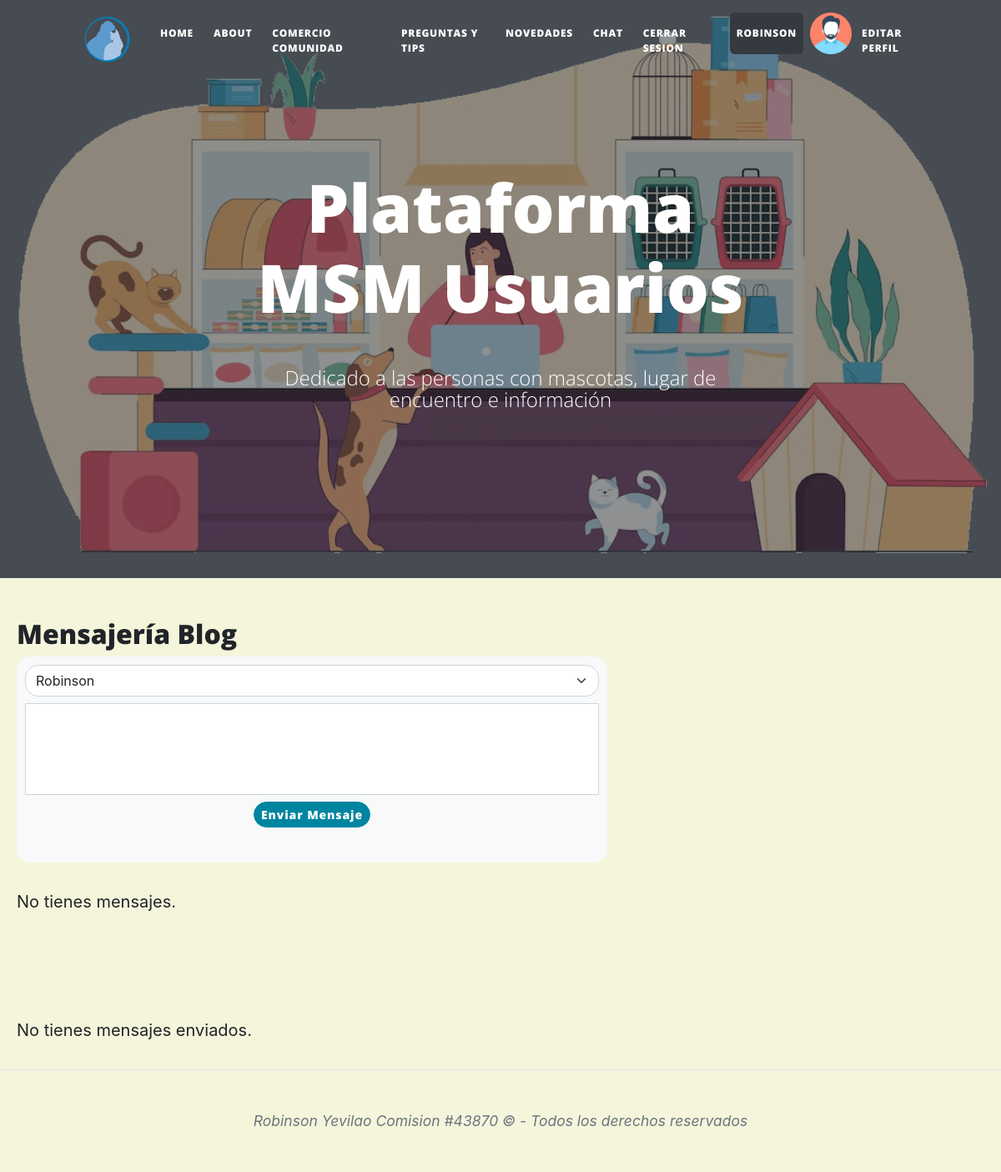
The page /AppMensajes/chat/ (signed in) on the database as committed earlier.
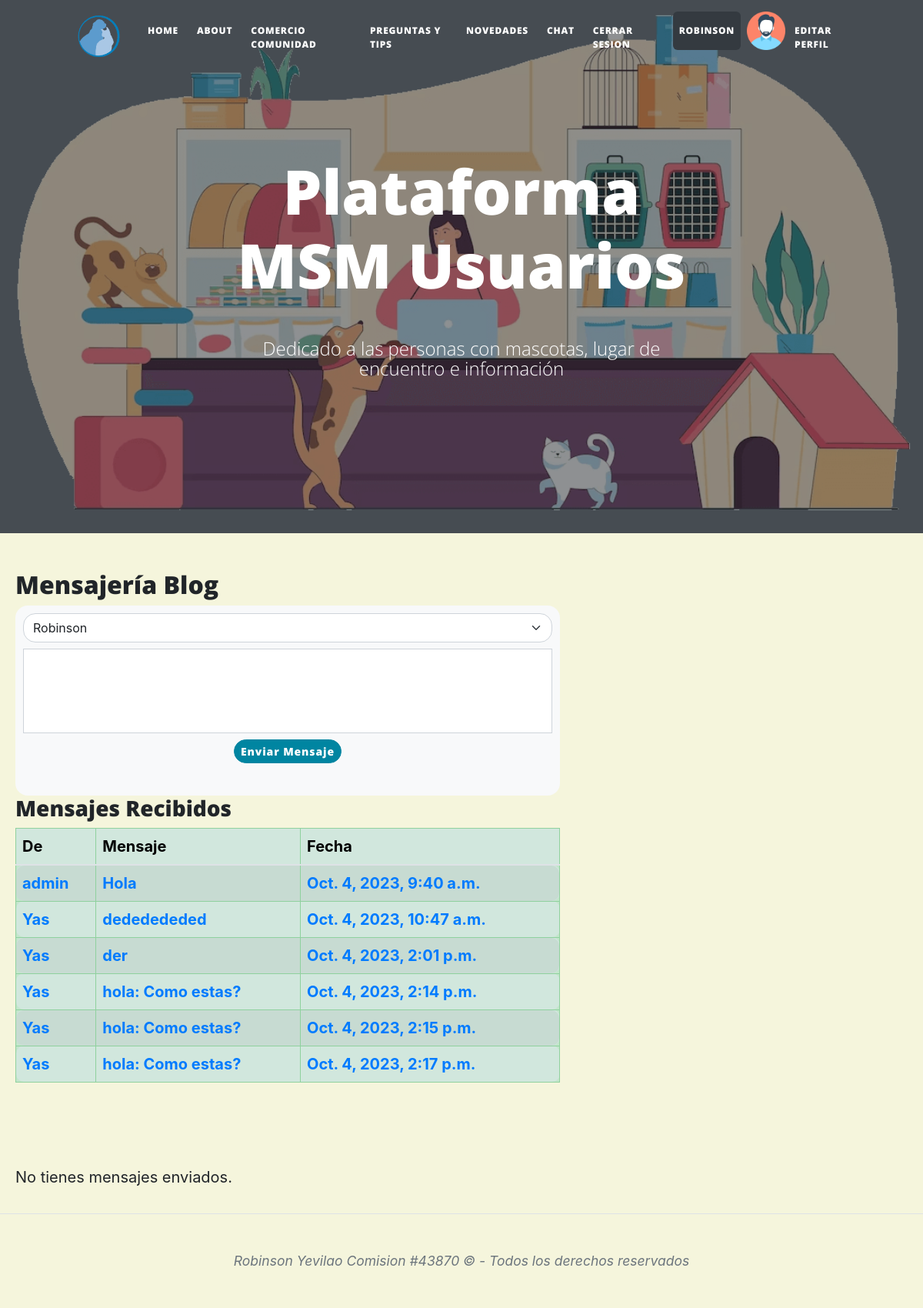
The same page on the database as committed later.
### AppMensajes/models.py (models this page shows, shortened)
class Mensaje(models.Model):
    enviado = models.ForeignKey(User, on_delete=models.CASCADE, related_name="mensajes_enviados")
    recibido = models.ForeignKey(User, on_delete=models.CASCADE, related_name="mensajes_recibidos")
    contenido = models.CharField(max_length=300)
    fechaenvio = models.DateTimeField(auto_now_add=True)

### AppMensajes/views.py (the view, shortened to what this page needs)
# urls.py: path('chat/', vista_chat, name="chat"),
@login_required
def vista_chat(request):
    avatar = obtenerAvatar(request)
    form = formularioMensaje()
    usuarios = User.objects.all()
    mensajes_recibidos = Mensaje.objects.filter(recibido=request.user)
    mensajes_enviados = Mensaje.objects.filter(enviado=request.user)
    return render(request, 'AppMensajes/chat.html', {'form': form, 'mensajes_recibidos': mensajes_recibidos, 'usuarios': usuarios, 'avatar': obtenerAvatar(request)})

### AppMensajes/forms.py
class formularioMensaje(forms.Form):
    envio = forms.CharField(widget=forms.Textarea(attrs={'rows': 10, 'cols': 40}))
    recibido = forms.ModelChoiceField(label="Para", queryset=User.objects.all())

### AppLogin/views.py (called while the page is built)
def obtenerAvatar(request):
    avatares=Avatar.objects.filter(user=request.user.id)
    if len(avatares)!=0:
        return avatares[0].imagen.url
    else:
        return "/media/avatars/avatarpordefecto.png"

### AppMensajes/Templates/AppMensajes/chat.html (shortened to what this page needs)
{% extends "AppComunidad/padrecomunidad.html" %}
{% load static %}
{% block titulo %} Plataforma MSM Usuarios {% endblock titulo %}
{% block contenido_comunidad %}
<main style="margin-left: 20px;">
    <section>
        <h2>Mensajería Blog</h2>
        <div id="new-vm-container" style="background-color: #f8f9fa; border-radius: 1rem; padding: 10px; width: 60%;">
            <form id="vm-form" action="{% url 'chat' %}" method="POST">
                <div style="display: flex; flex-direction: column; align-items: center">
                    <select class="form-select mb-2" name="recibido" style="border-radius: 1rem">
                        {% for usuario in usuarios %}
                        <option value="{{ usuario.id }}">{{ usuario.username }}</option>
                        {% endfor %}
                    </select>
                    <textarea class="form-control mb-2" id="textAreaExample2" rows="4" style="resize: none"></textarea>
                    <button type="submit" class="btn btn-primary btn-sm" style="border-radius: 1rem">Enviar Mensaje</button>
                </div>
            </form>
        </div>
        <div id="all-mv-container" style="width: 60%;">
            {% if mensajes_recibidos %}
            <table class="table table-success table-striped" >
                <thead>
                    <H3> Mensajes Recibidos </H3>
                    <tr>
                        <th scope="col">De</th>
                        <th scope="col">Mensaje</th>
                        <th scope="col">Fecha</th>
                    </tr>
                </thead>
                <tbody style="border-radius: 1rem">
                    {% for vm in mensajes_recibidos %}
                    <tr style="border-radius: 1rem">
                        <td><a href="{% url 'vmensaje' vm.id %}" style="color: #007bff; font-weight: bold; text-decoration: none">{{ vm.enviado }}</a></td>
                        <td><a href="{% url 'vmensaje' vm.id %}" style="color: #007bff; font-weight: bold; text-decoration: none">{{ vm.contenido }}</a></td>
                        <td><a href="{% url 'vmensaje' vm.id %}" style="color: #007bff; font-weight: bold; text-decoration: none">{{ vm.fechaenvio }}</a></td>
                    </tr>
                    {% endfor %}
                </tbody>
            </table>
            {% else %}
            <p>No tienes mensajes.</p>
            {% endif %}
        </div>
    </section>
    <br>
    <br>
    <section>
        <section>
            <div id="all-mv-container" style="width: 60%; border-radius: 4rem;">
                {% if mensajes_enviados %}
                <table class="table table-success table-striped">
                    <thead>
                        <H3> Mensajes Enviados </H3>
                        <tr>
                            <th scope="col">Para</th>
                            <th scope="col">Mensaje</th>
                            <th scope="col">Fecha</th>
                        </tr>
                    </thead>
                    <tbody style="width: 70%; border-radius: 4rem;">
                        {% for vm in mensajes_enviados %}
                        <tr>
                            <td><a href="{% url 'vmensaje' vm.id %}" style="color: #007bff; font-weight: bold; text-decoration: none">{{ vm.recibido }}</a></td>
                            <td><a href="{% url 'vmensaje' vm.id %}" style="color: #007bff; font-weight: bold; text-decoration: none">{{ vm.contenido }}</a></td>
                            <td><a href="{% url 'vmensaje' vm.id %}" style="color: #007bff; font-weight: bold; text-decoration: none">{{ vm.fechaenvio }}</a></td>
                        </tr>
                        <style>
                            /* Estilo para la tabla */
                            table {
                                width: 100%; /* Ocupar todo el ancho disponible */
                                border-collapse: collapse; /* Colapsar bordes de la tabla */
                            }
                            /* Estilo para las celdas de la tabla */
                            table,
                            th,
                            td {
                                border: 1px solid #ddd; /* Borde delgado en celdas */
                            }
                            th,
                            td {
                                padding: 8px; /* Espaciado interior en celdas */
                                text-align: left; /* Alineación de texto a la izquierda */
                            }
                            /* Estilo para las esquinas redondeadas */
                            td:first-child {
                                border-top-left-radius: 10px;
                                border-bottom-left-radius: 10px;
                            }
                            td:last-child {
                                border-top-right-radius: 10px;
                                border-bottom-right-radius: 10px;
                            }
                        </style>
                        {% endfor %}
                    </tbody>
                </table>
                {% else %}
                <p>No tienes mensajes enviados.</p>
                {% endif %}
            </div>
        </section>
    </section>
</main>
{% endblock contenido_comunidad %}

### AppComunidad/Templates/AppComunidad/padrecomunidad.html (shortened to what this page needs)
<!DOCTYPE html>
<html lang="en">
    <head>
        {% load static %}
        <link rel="stylesheet" href="https://maxcdn.bootstrapcdn.com/bootstrap/4.5.2/css/bootstrap.min.css">
        <link rel="stylesheet" href="https://cdnjs.cloudflare.com/ajax/libs/twitter-bootstrap/4.1.3/css/bootstrap.min.css">
        <link rel="stylesheet" href="https://cdnjs.cloudflare.com/ajax/libs/ionicons/2.0.1/css/ionicons.min.css">
        <link href="{% static 'AppComunidad/css/styles.css' %}" rel="stylesheet" />
    </head>
    <body style="display: flex; flex-direction: column; min-height: 100vh;">
        <nav class="navbar navbar-expand-lg navbar-light" id="mainNav">
            <div class="container px-4 px-lg-5">
                <a class="navbar-brand" href="http://127.0.0.1:8000/admin">
                    {% if user.is_authenticated %}
                    <a class="navbar-brand" href="http://127.0.0.1:8000/admin">
                        <img src="{% static 'AppComunidad/assets/img/logohome.png' %}" alt="Ir al Panel de Administración" width="70rem" height="auto">
                    </a>
                    {% endif %}
                <div class="collapse navbar-collapse" id="navbarResponsive">
                    <ul class="navbar-nav ms-auto py-4 py-lg-0">
                        {% if user.is_authenticated %}
                        <li class="nav-item"><a class="nav-link px-lg-2 py-2 py-lg-3 mx-1 btn-outline-info rounded" href="{% url 'inicioComunidad' %}"> Home </a></li>
                        <li class="nav-item"><a class="nav-link px-lg-2 py-2 py-lg-3 mx-1 btn-outline-info rounded" href="{% url 'aboutme' %}"> About </a></li>
                        <li class="nav-item"><a class="nav-link px-lg-2 py-2 py-lg-3 mx-1 btn-outline-info rounded" href="{% url 'contenidohome' %}"> Comercio Comunidad </a></li>
                        <li class="nav-item"><a class="nav-link px-lg-2 py-2 py-lg-3 mx-1 btn-outline-info rounded" href="{% url 'forohome' %}"> Preguntas y Tips </a></li>
                        <li class="nav-item"><a class="nav-link px-lg-2 py-2 py-lg-3 mx-1 btn-outline-info rounded" href="{% url 'novedades' %}"> Novedades </a></li>
                        <li class="nav-item"><a class="nav-link px-lg-2 py-2 py-lg-3 mx-1 btn-outline-info rounded" href="{% url 'chat' %}"> chat </a></li>
                        <li class="nav-item"><a class="nav-link px-lg-2 py-2 py-lg-3 mx-1 btn-outline-danger rounded" href="{% url 'logout' %}"> Cerrar Sesion </a></li>
                        <li class="nav-item"><a class="nav-link px-lg-2 py-2 py-lg-3 mx-2 btn-dark rounded" > {{ user.username }} </a></li>
                        <img src="{{ avatar }}" alt="Avatar" style="width:50px;height:50px;">
                        <li class="nav-item"><a class="nav-link px-lg-2 py-2 py-lg-3 mx-1 btn-outline-warning rounded" href="{% url 'editarusuario' %}"> Editar Perfil </a></li>
                        {% else %}
                        <li class="nav-item"><a class="nav-link px-lg-2 py-2 py-lg-3 mx-1 btn-outline-dark rounded" href="{% url 'loginusuario' %}"> Login </a></li>
                        {% endif %}
                    </ul>
                </div>
            </div>
        </nav>
        {% if en_novedades %}
        <header class="masthead" style="background-image: url( '{% static 'AppComunidad/assets/img/notfound.jpg' %}' ) ">
        {% else %}
        <header class="masthead" style="background-image: url( '{% static 'AppComunidad/assets/img/bannerprincipal.png' %}' ) ">
        {% endif %}
            <div class="container position-relative px-4 px-lg-5">
                <div class="row gx-4 gx-lg-5 justify-content-center">
                    <div class="col-md-10 col-lg-8 col-xl-7">
                        <div class="site-heading">
                            <h1 class="mb-5"> {% block titulo %}   {% endblock %} </h1>
                            {% if user.is_authenticated %}
                            <span class="subheading">Dedicado a las personas con mascotas, lugar de encuentro e información</span>
                            {% else %}
                            <span class="subheading"> <h3> Uso y Acceso al Blog solo para usuarios registrados</h3> </span>
                            {% endif %}
                        </div>
                    </div>
                </div>
            </div>
        </header>
            {% block contenido_comunidad %}{% endblock %}
        <footer class="border-top">
            <div class="container">
                <div class="row gx-4 gx-lg-5 justify-content-center">
                    <div class="col-md-10 col-lg-8 col-xl-7">
                        <div class="small text-center text-muted fst-italic">Robinson Yevilao Comision #43870 &copy; -  Todos los derechos reservados</div>
                    </div>
                </div>
            </div>
        </footer>
    </body>
</html>

### AppComunidad/Templates/AppComunidad/padrecomunidad.html (style rules this page uses)
body { background-color: #F5F5DC; }
.rounded { border-radius: 2rem; }

### AppMensajes/Templates/AppMensajes/chat.html (style rules this page uses)
table { width: 100%; border-collapse: collapse; }
table, th, td { border: 1px solid #ddd; }
th, td { padding: 8px; text-align: left; }
td:first-child { border-top-left-radius: 10px; border-bottom-left-radius: 10px; }
td:last-child { border-top-right-radius: 10px; border-bottom-right-radius: 10px; }

Rows that differ between the two databases and show on the page:
added Mensaje: enviado "admin", contenido "Hola", fechaenvio "Oct. 4, 2023, 9:40 a.m."
added Mensaje: enviado "Yas", contenido "dededededed", fechaenvio "Oct. 4, 2023, 10:47 a.m."
added Mensaje: enviado "Yas", contenido "der", fechaenvio "Oct. 4, 2023, 2:01 p.m."
added Mensaje: enviado "Yas", contenido "hola: Como estas?", fechaenvio "Oct. 4, 2023, 2:14 p.m."
added Mensaje: enviado "Yas", contenido "hola: Como estas?", fechaenvio "Oct. 4, 2023, 2:15 p.m."
added Mensaje: enviado "Yas", contenido "hola: Como estas?", fechaenvio "Oct. 4, 2023, 2:17 p.m."
Other text that changed with them:
text no longer shown: "No tienes mensajes."
text now shown: "Mensajes Recibidos De Mensaje Fecha"
